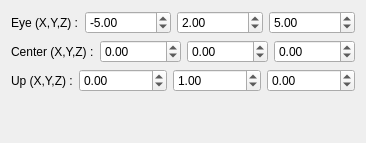
         <widget class="QWidget" name="lookAtTab">
          <property name="sizePolicy">
           <sizepolicy hsizetype="Expanding" vsizetype="Expanding">
            <horstretch>0</horstretch>
            <verstretch>0</verstretch>
           </sizepolicy>
          </property>
          <attribute name="title">
           <string>Look At</string>
          </attribute>
          <layout class="QGridLayout" name="gridLayout_3">
           <item row="1" column="0">
            <layout class="QHBoxLayout" name="horizontalLayout_7">
             <item>
              <widget class="QLabel" name="label_6">
               <property name="sizePolicy">
                <sizepolicy hsizetype="Fixed" vsizetype="Preferred">
                 <horstretch>0</horstretch>
                 <verstretch>0</verstretch>
                </sizepolicy>
               </property>
               <property name="text">
                <string>Center (X,Y,Z) :</string>
               </property>
              </widget>
             </item>
             <item>
              <widget class="QDoubleSpinBox" name="lookCenterXSpin">
               <property name="minimum">
                <double>-99999.000000000000000</double>
               </property>
               <property name="maximum">
                <double>99999.000000000000000</double>
               </property>
               <property name="singleStep">
                <double>0.100000000000000</double>
               </property>
              </widget>
             </item>
             <item>
              <widget class="QDoubleSpinBox" name="lookCenterYSpin">
               <property name="minimum">
                <double>-99999.000000000000000</double>
               </property>
               <property name="maximum">
                <double>99999.000000000000000</double>
               </property>
               <property name="singleStep">
                <double>0.100000000000000</double>
               </property>
              </widget>
             </item>
             <item>
              <widget class="QDoubleSpinBox" name="lookCenterZSpin">
               <property name="minimum">
                <double>-99999.000000000000000</double>
               </property>
               <property name="maximum">
                <double>99999.000000000000000</double>
               </property>
               <property name="singleStep">
                <double>0.100000000000000</double>
               </property>
              </widget>
             </item>
            </layout>
           </item>
           <item row="2" column="0">
            <layout class="QHBoxLayout" name="horizontalLayout_8">
             <item>
              <widget class="QLabel" name="label_7">
               <property name="sizePolicy">
                <sizepolicy hsizetype="Fixed" vsizetype="Preferred">
                 <horstretch>0</horstretch>
                 <verstretch>0</verstretch>
                </sizepolicy>
               </property>
               <property name="text">
                <string>Up (X,Y,Z) :</string>
               </property>
              </widget>
             </item>
             <item>
              <widget class="QDoubleSpinBox" name="lookUpXSpin">
               <property name="minimum">
                <double>-99999.000000000000000</double>
               </property>
               <property name="maximum">
                <double>99999.000000000000000</double>
               </property>
               <property name="singleStep">
                <double>0.100000000000000</double>
               </property>
              </widget>
             </item>
             <item>
              <widget class="QDoubleSpinBox" name="lookUpYSpin">
               <property name="minimum">
                <double>-99999.000000000000000</double>
               </property>
               <property name="maximum">
                <double>99999.000000000000000</double>
               </property>
               <property name="singleStep">
                <double>0.100000000000000</double>
               </property>
               <property name="value">
                <double>1.000000000000000</double>
               </property>
              </widget>
             </item>
             <item>
              <widget class="QDoubleSpinBox" name="lookUpZSpin">
               <property name="minimum">
                <double>-99999.000000000000000</double>
               </property>
               <property name="maximum">
                <double>99999.000000000000000</double>
               </property>
               <property name="singleStep">
                <double>0.100000000000000</double>
               </property>
              </widget>
             </item>
            </layout>
           </item>
           <item row="0" column="0">
            <layout class="QHBoxLayout" name="horizontalLayout_6">
             <item>
              <widget class="QLabel" name="label_5">
               <property name="sizePolicy">
                <sizepolicy hsizetype="Fixed" vsizetype="Preferred">
                 <horstretch>0</horstretch>
                 <verstretch>0</verstretch>
                </sizepolicy>
               </property>
               <property name="text">
                <string>Eye (X,Y,Z) :</string>
               </property>
              </widget>
             </item>
             <item>
              <widget class="QDoubleSpinBox" name="lookEyeXSpin">
               <property name="minimum">
                <double>-99999.000000000000000</double>
               </property>
               <property name="maximum">
                <double>99999.000000000000000</double>
               </property>
               <property name="singleStep">
                <double>0.100000000000000</double>
               </property>
               <property name="value">
                <double>-5.000000000000000</double>
               </property>
              </widget>
             </item>
             <item>
              <widget class="QDoubleSpinBox" name="lookEyeYSpin">
               <property name="minimum">
                <double>-99999.000000000000000</double>
               </property>
               <property name="maximum">
                <double>99999.000000000000000</double>
               </property>
               <property name="singleStep">
                <double>0.100000000000000</double>
               </property>
               <property name="value">
                <double>2.000000000000000</double>
               </property>
              </widget>
             </item>
             <item>
              <widget class="QDoubleSpinBox" name="lookEyeZSpin">
               <property name="minimum">
                <double>-99999.000000000000000</double>
               </property>
               <property name="maximum">
                <double>99999.000000000000000</double>
               </property>
               <property name="singleStep">
                <double>0.100000000000000</double>
               </property>
               <property name="value">
                <double>5.000000000000000</double>
               </property>
              </widget>
             </item>
            </layout>
           </item>
           <item row="3" column="0">
            <spacer name="verticalSpacer_2">
             <property name="orientation">
              <enum>Qt::Vertical</enum>
             </property>
             <property name="sizeHint" stdset="0">
              <size>
               <width>20</width>
               <height>40</height>
              </size>
             </property>
            </spacer>
           </item>
          </layout>
         </widget>
